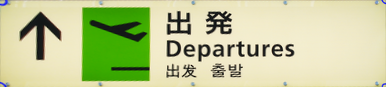
#> input picture robot/test_trap.png, 386 x 87 px, found by its file name
$ python color_sep.py test_trap.png test_trap.png 100 100
#> lines starting #> are read from the running program, lines starting #| are printed output that depends on the picture; after the words box and inside, x2 and y2 are one past the last pixel; in counts of white or black regions, pixels touching at a corner belong together
#
# use skimage library to extract a particular color from the image
#
# python $0 : this file $1 : color
#
# very good at splitting out vegetation and colored rubbish on conveyor
#
#

#library imports
import sys
import os
import numpy as np
from skimage.io import imread, imshow, imsave
from skimage.color import rgb2gray
from skimage.color import rgb2hsv
import matplotlib.pyplot as plt
from skimage.filters import threshold_otsu

if __name__ == '__main__':

    if (len(sys.argv) - 1) <= 0:
        print("please pass the filename for the screenshot you want to analyse 2nd arg can be colorMask : green yelow orangewhite blue red redwhite yellowgreen, if no 2nd arg default green")
        sys.exit()

    # ------- read in the requested iamge ---------
    fileNam = "/mnt/c/linuxmirror/" + sys.argv[1]
    if os.path.isfile(fileNam) == False:
	    fileNam = fileNam + ".jpg"
    if os.path.isfile(fileNam) == False:
        print("invalid file name or path %s" % fileNam)
        sys.exit()

    cube = imread(fileNam)
#> cube is the input picture: shape (87, 386, 3); mean R, G, B 193.8, 203.1, 151.8
    cube_gray = rgb2gray(cube)
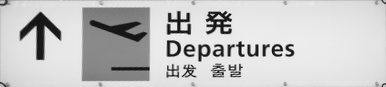
#> cube_gray: shape (87, 386) float64; min 0.0171, max 0.99, mean 0.774
    # [10 lines of commented-out code are left out]

    thresh = threshold_otsu(cube_gray)
#> thresh = 0.642
    cube_binary_otsu2  = cube_gray < thresh
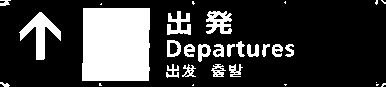
#> cube_binary_otsu2: shape (87, 386) bool; 23.2% white; 31 white regions (11 under 20 px), largest, box (x1, y1, x2, y2) and area: (82, 8, 150, 81) 4867, (19, 12, 61, 60) 742, (206, 11, 232, 34) 393
    #imshow(cube_binary_otsu2)
    path_img_target = os.path.join('/mnt/c/linuxmirror/', 'col_sep_o.jpg')
    #diff = diff.astype(np.uint8)
    imsave(path_img_target, cube_binary_otsu2)

    # --------------------- segment the red green and blue -------------
    #        red
    red = cube[:, :, 0] - cube_gray*255
    red2 = np.where(red > 0, red, 0)
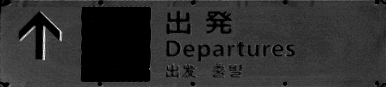
#> red2: shape (87, 386) float64; min 0, max 33.37, mean 6; drawn with min black and max white
    thresh = threshold_otsu(red2)
#> thresh = 3.98
    red_binary_otsu  = red2 > thresh
#> red_binary_otsu: shape (87, 386) bool; 78% white; 50 black regions (30 under 20 px), largest, box (x1, y1, x2, y2) and area: (81, 6, 151, 86) 5201, (19, 11, 59, 59) 583, (206, 11, 231, 34) 326
    #       green
    green = cube[:, :, 1] - cube_gray*255
    green2 = np.where(green > 0, green, 0)
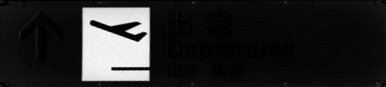
#> green2: shape (87, 386) float64; min 0, max 38.49, mean 5.7; drawn with min black and max white
    thresh = threshold_otsu(green2)
#> thresh = 17.96
    green_binary_otsu  = green2 > thresh
#> green_binary_otsu: shape (87, 386) bool; 13% white; 1 white region, box (x1, y1, x2, y2) and area: (82, 7, 150, 81) 4360
    #       blue
    blue = cube[:, :, 2] - cube_gray*255
    blue2 = np.where(blue > 0, blue, 0)
    thresh = threshold_otsu(blue2)
#> thresh = 65.15
    blue_binary_otsu  = blue2 > thresh
#> blue_binary_otsu: shape (87, 386) bool; 0.16% white in thin lines or dots
    fig,ax = plt.subplots(1,3,figsize=(10,10))
    ax[0].imshow(red_binary_otsu,cmap='gray')
    ax[0].set_title('Reds')
    path_img_target = os.path.join('/mnt/c/linuxmirror/', 'col_sep_r.jpg')
    #diff = diff.astype(np.uint8)
    imsave(path_img_target, red_binary_otsu)
    ax[1].imshow(green_binary_otsu,cmap='gray')
    ax[1].set_title('Greens')
    path_img_target = os.path.join('/mnt/c/linuxmirror/', 'col_sep_g.jpg')
    #diff = diff.astype(np.uint8)
    imsave(path_img_target, green_binary_otsu)
    ax[2].imshow(blue_binary_otsu,cmap='gray')
    ax[2].set_title('Blues')
    path_img_target = os.path.join('/mnt/c/linuxmirror/', 'col_sep_b.jpg')
    #diff = diff.astype(np.uint8)
    imsave(path_img_target, blue_binary_otsu)

    # --------- change to hsv space from rgb using skimage -------------
    cube_hsv = rgb2hsv(cube)
#> cube_hsv: shape (87, 386, 3) float64; mean of channels 0, 1, 2 0.176, 0.295, 0.817

    if (len(sys.argv) - 1) == 2:
        if not sys.argv[2].lower().find("yellowgreen") == -1:           # order by derivative then exact color
            # yellow/green mask
            lower_mask = cube_hsv[:,:,0] > 0.20
            upper_mask = cube_hsv[:,:,0] < 0.30
        elif not sys.argv[2].lower().find("allgreen") == -1:
            # very light green mask
            lower_mask = cube_hsv[:,:,0] > 0.10
            upper_mask = cube_hsv[:,:,0] < 0.40
        elif not sys.argv[2].lower().find("green") == -1:
            # green mask hue range for green (widen band for lighter)
            lower_mask = cube_hsv[:,:,0] > 0.30
            upper_mask = cube_hsv[:,:,0] < 0.40
        elif not sys.argv[2].lower().find("yellow") == -1:
            # yellow mask hue range for yellow
            lower_mask = cube_hsv[:,:,0] > 0.10
            upper_mask = cube_hsv[:,:,0] < 0.20
        elif not sys.argv[2].lower().find("orangewhite") == -1:
            # orange/white mask
            lower_mask = cube_hsv[:,:,0] > 0.0
            upper_mask = cube_hsv[:,:,0] < 0.20
        elif not sys.argv[2].lower().find("blue") == -1:
            # blue mask
            lower_mask = cube_hsv[:,:,0] > 0.50
            upper_mask = cube_hsv[:,:,0] < 0.60
        elif not sys.argv[2].lower().find("orange") == -1:
            # orange mask
            lower_mask = cube_hsv[:,:,0] > 0.05
            upper_mask = cube_hsv[:,:,0] < 0.10
        elif not sys.argv[2].lower().find("redwhite") == -1:
            # red/white mask
            lower_mask = cube_hsv[:,:,0] > 0.0
            upper_mask = cube_hsv[:,:,0] < 0.05
        elif not sys.argv[2].lower().find("red") == -1:
            # red magenta mask
            lower_mask = cube_hsv[:,:,0] > 0.80
            upper_mask = cube_hsv[:,:,0] < 1.0
        else:
            #green mask hue range for green (widen band for lighter)
            lower_mask = cube_hsv[:,:,0] > 0.30
            upper_mask = cube_hsv[:,:,0] < 0.40
    else:
        #green mask hue range for green (widen band for lighter)
        lower_mask = cube_hsv[:,:,0] > 0.30
#> lower_mask: shape (87, 386) bool; 4.2% white; 63 white regions (55 under 20 px), largest, box (x1, y1, x2, y2) and area: (21, 15, 59, 59) 390, (91, 21, 146, 41) 365, (207, 12, 231, 33) 143
        upper_mask = cube_hsv[:,:,0] < 0.40
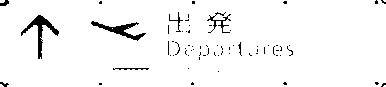
#> upper_mask: shape (87, 386) bool; 96.2% white; 69 black regions (61 under 20 px), largest, box (x1, y1, x2, y2) and area: (21, 15, 59, 59) 372, (91, 21, 146, 41) 320, (207, 12, 231, 33) 127

    hue_img = cube_hsv[:, :, 0]                                         # hue channel
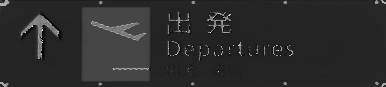
#> hue_img: shape (87, 386) float64; min 0, max 0.972, mean 0.176
    value_img = cube_hsv[:, :, 2]                                       # value channel
    mask = upper_mask*lower_mask
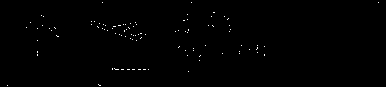
#> mask: shape (87, 386) bool; 0.41% white in thin lines or dots
    #plt.imshow(mask)
    path_img_target = os.path.join('/mnt/c/linuxmirror/', 'col_sep_2.jpg')
    #diff = diff.astype(np.uint8)
    imsave(path_img_target, mask)

    red = cube[:,:,0]*mask
    green = cube[:,:,1]*mask
    blue = cube[:,:,2]*mask
    cube_masked = np.dstack((red,green,blue))
    #imshow(cube_masked)
    path_img_target = os.path.join('/mnt/c/linuxmirror/', 'col_sep_1.jpg')
    #diff = diff.astype(np.uint8)
    imsave(path_img_target, cube_masked)

    # -------- do a mask on hue and value in HSV space -----------------
    if (len(sys.argv) - 1) == 4:
        hue_threshold = int(sys.argv[3])
        value_threshold = int(sys.argv[4])
    else:
        hue_threshold = 0.04
        value_threshold = 0.1
    binary_img = (hue_img > hue_threshold) | (value_img < value_threshold)
#> binary_img: shape (87, 386) bool; every value is 1
    path_img_target = os.path.join('/mnt/c/linuxmirror/', 'col_sep_3.jpg')
    #diff = diff.astype(np.uint8)
    imsave(path_img_target, binary_img)
